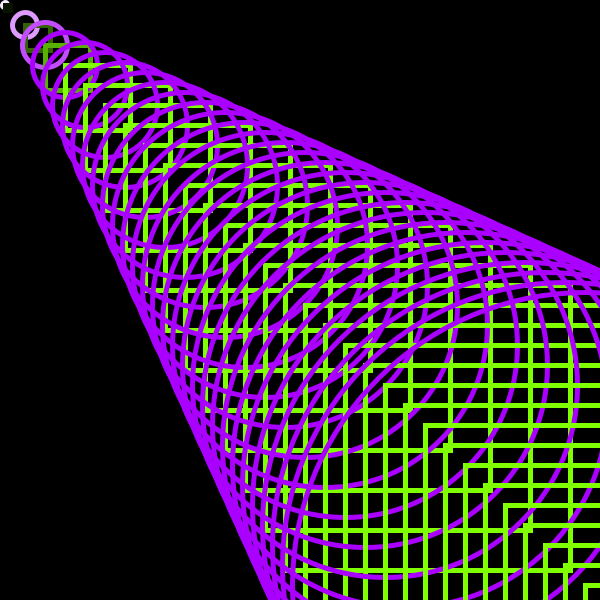
Frame 1 (no input)
Frame 60 (the mouse pressed at the canvas centre just before this capture): identical to frame 1, image omitted
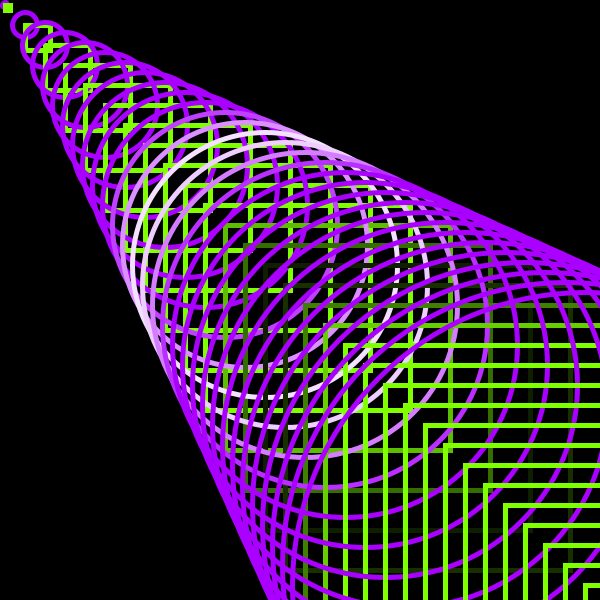
Frame 120 (the mouse held since frame 60 and released just before this capture)

The Processing sketch that drew these frames (run headless with seeded random() and noise(); from frame 60 on, the mouse is pressed at the canvas centre):

// Processing sketch: desafio4_fallensen
// ── desafio4_fallensen.pde
//clara fallesen
//circulos lumiosos y cuadrados oscuros :)

int cant, tam;
void setup() {
  size(600, 600);
  colorMode(HSB, 360, 100, 100);
  
  cant=20;
  tam=width/cant;
}

void draw() {
  background(0);
  noFill();
  strokeWeight(5);
  for (int t=5; t< width; t=t+20) {
    float dist=dist(t+t*0.1, t+t*0.1, mouseX, mouseY);
    float ilu= map(dist, 0, 100, 0, 100); 
    stroke(280, ilu, 100);
    ellipse(t, t, t, t);
    stroke(90, 100, ilu);
    rect(t, t, t, t);
  }
}
